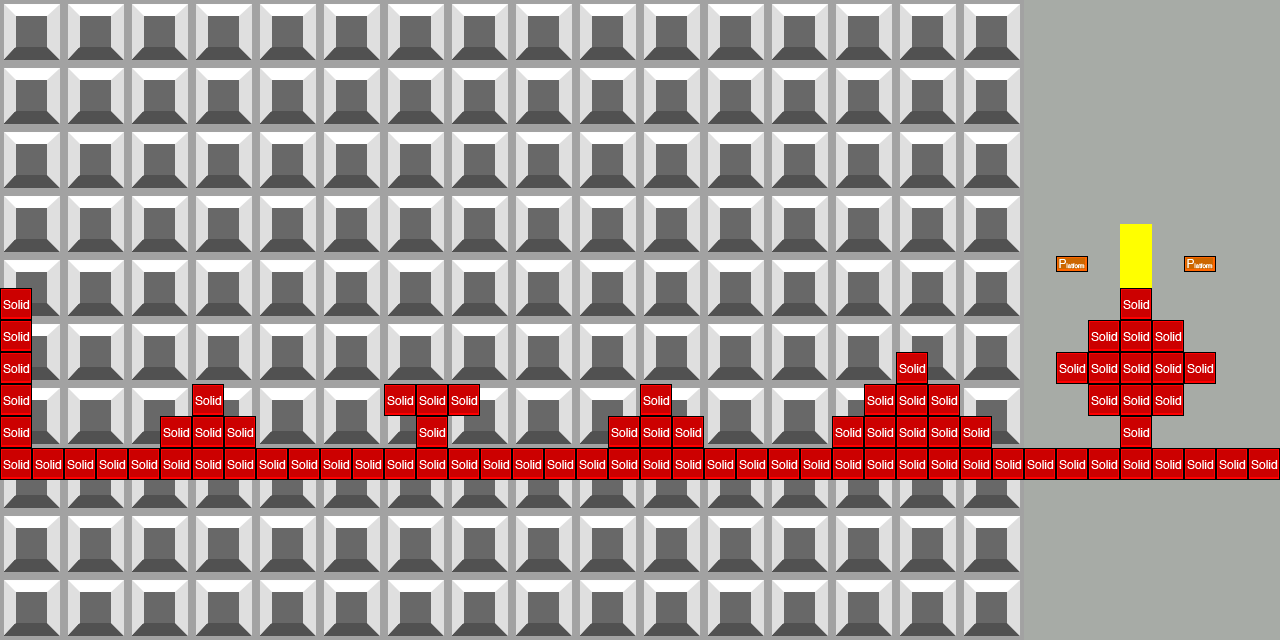

Below is a game level as drawn by its tile map, then a one-line description and the .tmx that defines it (tile-layer data replaced by summaries):
An orthogonal 40x20 tile map with 32x32 px tiles, 2 tile layers (World, collision), 2 tilesets, 1 image layer and 34 objects (16x CoinEntity, 6x Enemy2Entity, 3x Enemy1Entity, 3x PowerupEntity, 2x heroEntity, ...).

<map version="1.0" orientation="orthogonal" width="40" height="20" tilewidth="32" tileheight="32" backgroundcolor="#a7aba6">
 <tileset firstgid="1" name="tileset32x32" tilewidth="32" tileheight="32">
  <image source="../tileset/tileset32x32.png" width="160" height="32" />
 </tileset>
 <tileset firstgid="6" name="metatiles32x32" tilewidth="32" tileheight="32">
  <image source="../tileset/metatiles32x32.png" width="160" height="32" />
  <tile id="0">
   <properties>
    <property name="type" value="solid" />
   </properties>
  </tile>
  <tile id="1">
   <properties>
    <property name="type" value="platform" />
   </properties>
  </tile>
 </tileset>
 <imagelayer name="Background" width="40" height="20">
  <image source="../backgroundImages/Background01.png" />
 </imagelayer>
 <objectgroup name="Black_Hero" width="40" height="20" visible="0" />
 <objectgroup name="White_Hero" width="40" height="20" visible="0">
  <object name="heroEntity" x="64" y="0" width="32" height="64">
   <properties>
    <property name="image" value="white_hero" />
    <property name="spritewidth" value="32" />
   </properties>
  </object>
 </objectgroup>
 <objectgroup name="Red_Acid" width="40" height="20" visible="0">
  <object name="redAcidEntity" x="320" y="0" width="64" height="32" />
 </objectgroup>
 <objectgroup name="Green_Acid" width="40" height="20" visible="0">
  <object name="greenAcidEntity" x="256" y="0" width="64" height="32" />
 </objectgroup>
 <objectgroup name="Blue_Acid" width="40" height="20" visible="0">
  <object name="blueAcidEntity" x="384" y="0" width="64" height="32" />
 </objectgroup>
 <objectgroup name="Black_Enemy" width="40" height="20" visible="0">
  <object name="Enemy1Entity" x="192" y="0" width="64" height="32">
   <properties>
    <property name="image" value="black_enemy1" />
    <property name="spritewidth" value="32" />
    <property name="startposition" value="1" />
   </properties>
  </object>
  <object name="Enemy2Entity" x="192" y="32" width="64" height="32">
   <properties>
    <property name="image" value="black_enemy2" />
    <property name="spritewidth" value="32" />
    <property name="startposition" value="1" />
   </properties>
  </object>
 </objectgroup>
 <objectgroup name="White_Enemy" width="40" height="20" visible="0">
  <object name="Enemy1Entity" x="128" y="0" width="64" height="32">
   <properties>
    <property name="image" value="white_enemy1" />
    <property name="spritewidth" value="32" />
    <property name="startposition" value="1" />
   </properties>
  </object>
  <object name="Enemy2Entity" x="128" y="32" width="64" height="32">
   <properties>
    <property name="image" value="white_enemy2" />
    <property name="spritewidth" value="32" />
    <property name="startposition" value="1" />
   </properties>
  </object>
 </objectgroup>
 <objectgroup name="Black_Coin" width="40" height="20" visible="0">
  <object name="CoinEntity" x="96" y="0" width="32" height="32">
   <properties>
    <property name="image" value="black_coin" />
    <property name="spritewidth" value="32" />
   </properties>
  </object>
  <object name="CoinEntity" x="208" y="304" width="32" height="32">
   <properties>
    <property name="image" value="black_coin" />
    <property name="spritewidth" value="32" />
   </properties>
  </object>
  <object name="CoinEntity" x="176" y="304" width="32" height="32">
   <properties>
    <property name="image" value="black_coin" />
    <property name="spritewidth" value="32" />
   </properties>
  </object>
  <object name="CoinEntity" x="208" y="304" width="32" height="32">
   <properties>
    <property name="image" value="black_coin" />
    <property name="spritewidth" value="32" />
   </properties>
  </object>
  <object name="CoinEntity" x="208" y="304" width="32" height="32">
   <properties>
    <property name="image" value="black_coin" />
    <property name="spritewidth" value="32" />
   </properties>
  </object>
  <object name="CoinEntity" x="304" y="304" width="32" height="32">
   <properties>
    <property name="image" value="black_coin" />
    <property name="spritewidth" value="32" />
   </properties>
  </object>
 </objectgroup>
 <objectgroup name="White_Coin" width="40" height="20" visible="0">
  <object name="CoinEntity" x="96" y="32" width="32" height="32">
   <properties>
    <property name="image" value="white_coin" />
    <property name="spritewidth" value="32" />
   </properties>
  </object>
 </objectgroup>
 <objectgroup name="Blue_Powerup" width="40" height="20" visible="0">
  <object name="PowerupEntity" x="384" y="32" width="64" height="32">
   <properties>
    <property name="color" value="blue" />
    <property name="image" value="blue_powerup" />
    <property name="move" value="0" />
    <property name="spritewidth" value="32" />
    <property name="startposition" value="0" />
   </properties>
  </object>
 </objectgroup>
 <objectgroup name="Green_Powerup" width="40" height="20" visible="0">
  <object name="PowerupEntity" x="256" y="32" width="64" height="32">
   <properties>
    <property name="color" value="green" />
    <property name="image" value="green_powerup" />
    <property name="move" value="0" />
    <property name="spritewidth" value="32" />
    <property name="startposition" value="0" />
   </properties>
  </object>
 </objectgroup>
 <objectgroup name="Red_Powerup" width="40" height="20" visible="0">
  <object name="PowerupEntity" x="320" y="32" width="64" height="32">
   <properties>
    <property name="color" value="red" />
    <property name="image" value="red_powerup" />
    <property name="move" value="0" />
    <property name="spritewidth" value="32" />
    <property name="startposition" value="0" />
   </properties>
  </object>
 </objectgroup>
 <objectgroup name="Level" width="40" height="20">
  <object name="me.LevelEntity" x="1120" y="224" width="32" height="64">
   <properties>
    <property name="to" value="level5" />
   </properties>
  </object>
 </objectgroup>
 <objectgroup name="Coins" width="40" height="20">
  <object name="CoinEntity" x="192" y="288" width="32" height="32">
   <properties>
    <property name="image" value="black_coin" />
    <property name="spritewidth" value="32" />
   </properties>
  </object>
  <object name="CoinEntity" x="384" y="416" width="32" height="32">
   <properties>
    <property name="image" value="black_coin" />
    <property name="spritewidth" value="32" />
   </properties>
  </object>
  <object name="CoinEntity" x="448" y="416" width="32" height="32">
   <properties>
    <property name="image" value="black_coin" />
    <property name="spritewidth" value="32" />
   </properties>
  </object>
  <object name="CoinEntity" x="640" y="288" width="32" height="32">
   <properties>
    <property name="image" value="black_coin" />
    <property name="spritewidth" value="32" />
   </properties>
  </object>
  <object name="CoinEntity" x="768" y="352" width="32" height="32">
   <properties>
    <property name="image" value="black_coin" />
    <property name="spritewidth" value="32" />
   </properties>
  </object>
  <object name="CoinEntity" x="1184" y="416" width="32" height="32">
   <properties>
    <property name="image" value="black_coin" />
    <property name="spritewidth" value="32" />
   </properties>
  </object>
  </objectgroup>
 <objectgroup name="Powerups" width="40" height="20" />
 <objectgroup name="Enemies" width="40" height="20">
  <!-- 5 objects omitted --></objectgroup>
 <objectgroup name="Acids" width="40" height="20" />
 <objectgroup name="Heros" width="40" height="20">
  <!-- 1 objects omitted --></objectgroup>
 <layer name="World" width="40" height="20">
  <data>[800 cells, 83 non-empty, 3 distinct tile ids]</data>
 </layer>
 <layer name="collision" width="40" height="20">
  <data>[800 cells, 81 non-empty, 2 distinct tile ids]</data>
 </layer>
</map>
<!-- 9 of 34 objects omitted -->
